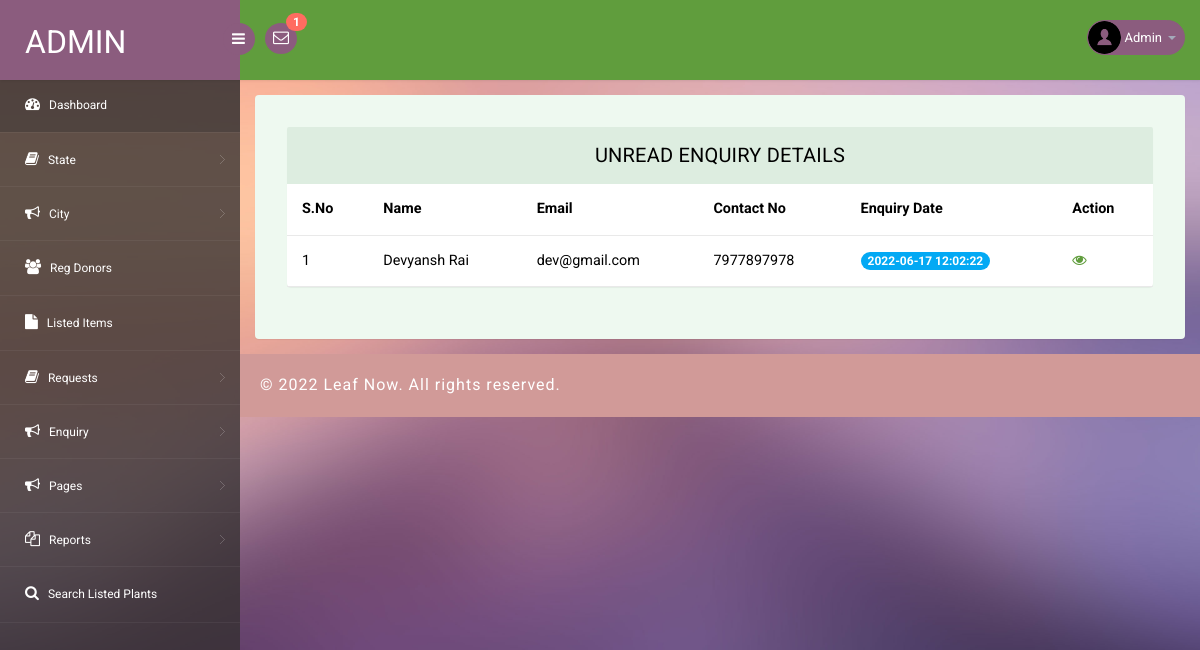
The page /fwms/admin/unreadenq.php (signed in) on the database as committed earlier.
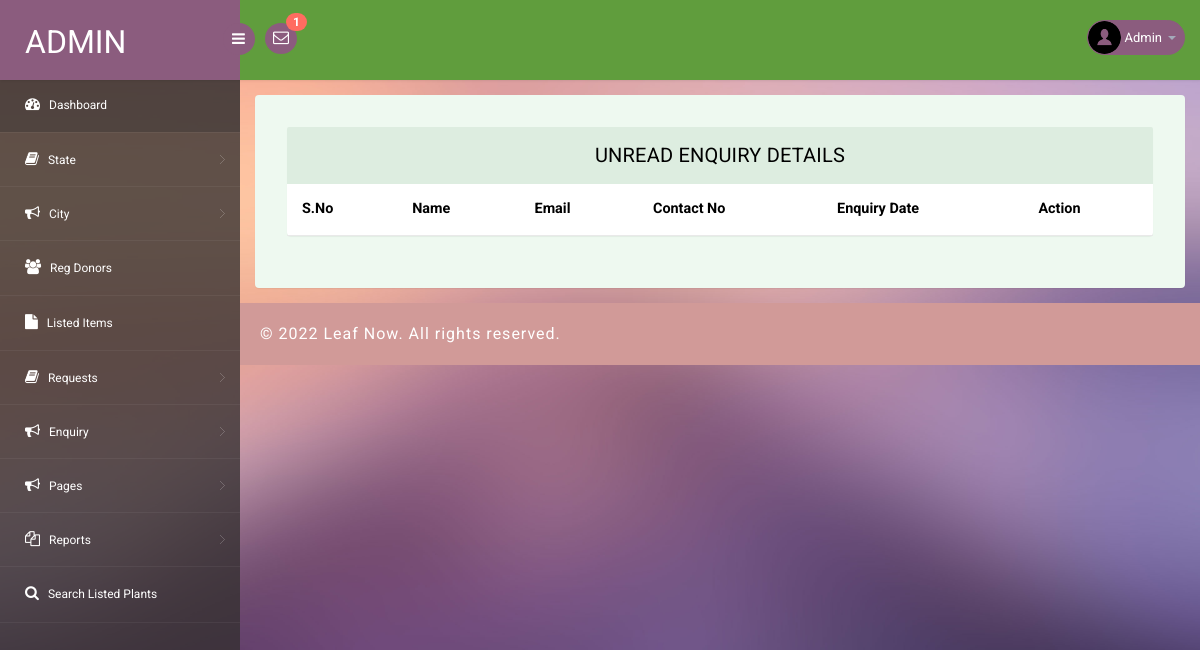
The same page on the database as committed later.
### tables this page shows
CREATE TABLE `tblcontact` (
  `ID` int(10) NOT NULL,
  `FirstName` varchar(200) DEFAULT NULL,
  `LastName` varchar(200) DEFAULT NULL,
  `Email` varchar(200) DEFAULT NULL,
  `Phone` bigint(10) DEFAULT NULL,
  `Message` mediumtext DEFAULT NULL,
  `EnquiryDate` timestamp NOT NULL DEFAULT current_timestamp(),
  `IsRead` int(5) DEFAULT NULL
);

### fwms/admin/unreadenq.php (the view, shortened to what this page needs)
<?php
if (strlen($_SESSION['pgasaid']==0)) {
  header('location:logout.php');
  } else{
?>
<!DOCTYPE html>
<head>
<link rel="stylesheet" href="css/bootstrap.min.css" >
<link href="css/style.css" rel='stylesheet' type='text/css' />
<link href="css/style-responsive.css" rel="stylesheet"/>
<link rel="stylesheet" href="css/font.css" type="text/css"/>
<link href="css/font-awesome.css" rel="stylesheet">
</head>
<body>
<section id="container">
<?php include_once('includes/header.php');?>
<?php include_once('includes/sidebar.php');?>
<section id="main-content">
	<section class="wrapper">
		<div class="table-agile-info">
 <div class="panel panel-default">
    <div class="panel-heading">
     Unread Enquiry Details
    </div>
    <div>
      <table class="table" ui-jq="footable" ui-options='{
        "paging": {
          "enabled": true
        },
        "filtering": {
          "enabled": true
        },
        "sorting": {
          "enabled": true
        }}'>
        <thead>
         <tr>
                   <th>S.No</th>
                   <th>Name</th>
                    <th>Email</th>
                    <th>Contact No</th>
                    <th>Enquiry Date</th>
                     <th>Action</th>
                  </tr>
        </thead>
        <?php
$ret=mysqli_query($con,"select * from tblcontact where IsRead is null");
$cnt=1;
while ($row=mysqli_fetch_array($ret)) {
?>
        <tbody>
          <tr class="gradeX">
                 <td><?php echo $cnt;?></td>
                  <td><?php  echo $row['FirstName'];?> <?php  echo $row['LastName'];?></td>
                                        <td><?php  echo $row['Email'];?></td>
                                        <td><?php  echo $row['Phone'];?></td>
                                        <td>
                                            <span class="badge badge-primary"><?php echo $row['EnquiryDate'];?></span>
                                        </td>
                                         <td><a href="view-enquiry.php?viewid=<?php echo $row['ID'];?>"><i class="fa fa-eye" aria-hidden="true"></i></a></td>
                </tr>
         <?php
$cnt++;
       } ?>
 </tbody>
            </table>
    </div>
  </div>
</div>
</section>
		 <?php include_once('includes/footer.php');?>
</section>
</section>
</body>
</html>
<?php }  ?>

Rows that differ between the two databases and show on the page:
removed tblcontact: FirstName "Devyansh", LastName "Rai", Email "dev@gmail.com", Phone "7977897978", EnquiryDate "2022-06-17 12:02:22"
